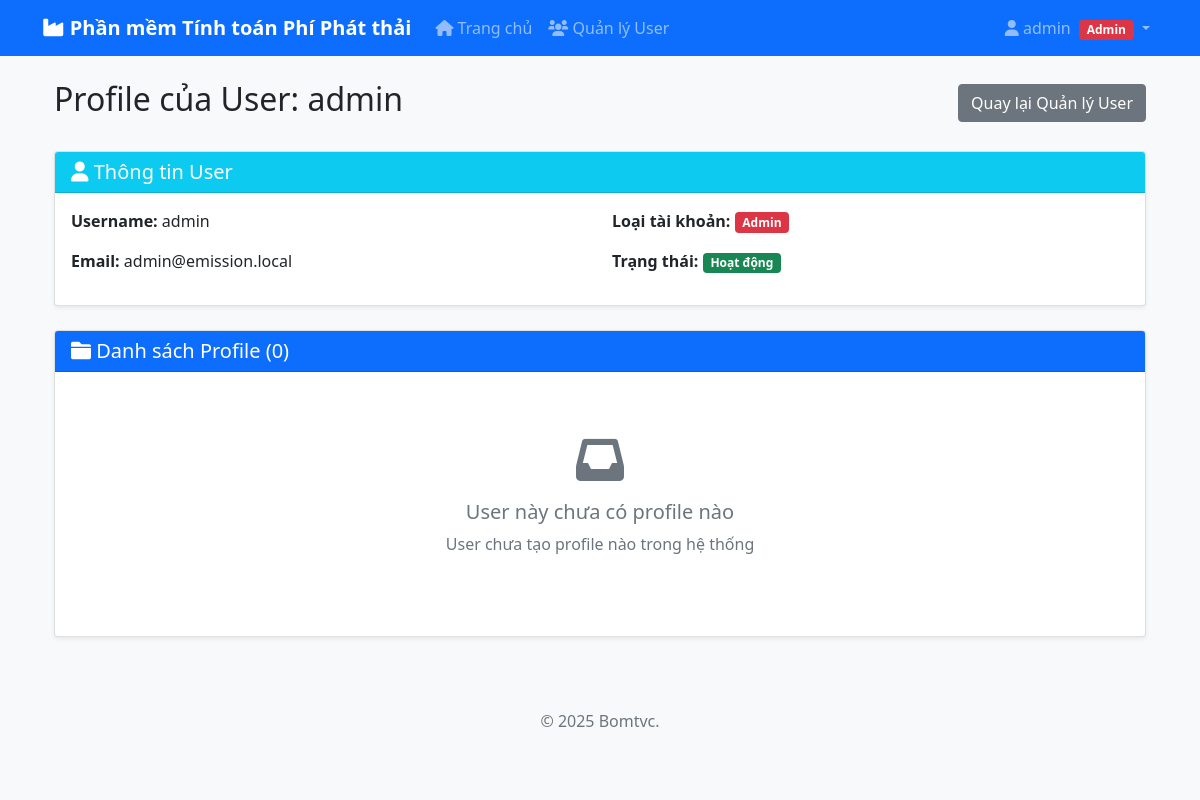
The app's page /view_user_profiles/1 (signed in), older data.
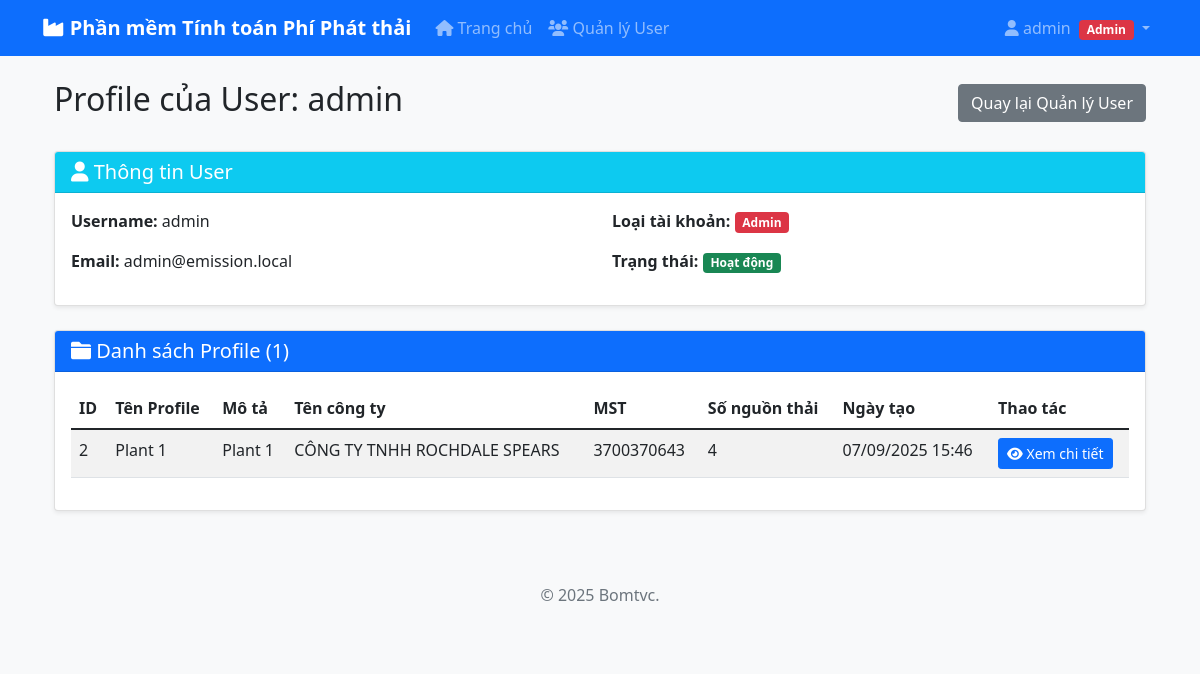
The same page, newer data.
### database.py (models this page shows, shortened)
class User(UserMixin, db.Model):
    __tablename__ = 'users'
    id = db.Column(db.Integer, primary_key=True)
    username = db.Column(db.String(80), unique=True, nullable=False)
    email = db.Column(db.String(120), unique=True, nullable=False)
    password_hash = db.Column(db.String(255), nullable=False)
    is_admin = db.Column(db.Boolean, default=False, nullable=False)
    is_active = db.Column(db.Boolean, default=False, nullable=False)  # Admin phải bật user mới login được
    created_at = db.Column(db.DateTime, default=datetime.utcnow)
    profiles = db.relationship('Profile', backref='user', lazy=True, cascade='all, delete-orphan')

class Profile(db.Model):
    __tablename__ = 'profiles'
    id = db.Column(db.Integer, primary_key=True)
    name = db.Column(db.String(200), nullable=False)
    description = db.Column(db.Text)
    created_date = db.Column(db.DateTime, default=datetime.utcnow)
    ten_cong_ty = db.Column(db.String(200))
    dia_chi = db.Column(db.Text)
    mst = db.Column(db.String(50))
    dien_thoai = db.Column(db.String(20))
    fax = db.Column(db.String(20))
    email = db.Column(db.String(120))
    tai_khoan_ngan_hang = db.Column(db.String(50))
    tai_ngan_hang = db.Column(db.String(200))
    loai_hinh_san_xuat = db.Column(db.String(200))
    user_id = db.Column(db.Integer, db.ForeignKey('users.id'), nullable=False)
    records = db.relationship('EmissionRecord', backref='profile', lazy=True, cascade='all, delete-orphan')

### flask_app.py (the view)
@app.route('/view_user_profiles/<int:user_id>')
@admin_required
def view_user_profiles(user_id):
    user = User.query.get_or_404(user_id)
    profiles = Profile.query.filter_by(user_id=user_id).all()
    return render_template('view_user_profiles.html', user=user, profiles=profiles)

### auth.py (called while the page is built)
def admin_required(f):
    @wraps(f)
    def decorated_function(*args, **kwargs):
        if not current_user.is_authenticated:
            flash('Vui lòng đăng nhập để truy cập trang này!', 'error')
            return redirect(url_for('login'))
        if not current_user.is_admin:
            flash('Bạn không có quyền truy cập trang này!', 'error')
            abort(403)
        return f(*args, **kwargs)
    return decorated_function

### flask_app.py (called while the page is built)
@login_manager.user_loader
def load_user(user_id):
    return User.query.get(int(user_id))

### templates/view_user_profiles.html (shortened to what this page needs)
{% extends "base.html" %}
{% block content %}
<div class="container mt-4">
    <div class="d-flex justify-content-between align-items-center mb-4">
        <h2>Profile của User: {{ user.username }}</h2>
        <a href="{{ url_for('manage_users') }}" class="btn btn-secondary">Quay lại Quản lý User</a>
    </div>
    <div class="card mb-4">
        <div class="card-header bg-info text-white">
            <h5 class="mb-0"><i class="fas fa-user"></i> Thông tin User</h5>
        </div>
        <div class="card-body">
            <div class="row">
                <div class="col-md-6">
                    <p><strong>Username:</strong> {{ user.username }}</p>
                    <p><strong>Email:</strong> {{ user.email }}</p>
                </div>
                <div class="col-md-6">
                    <p><strong>Loại tài khoản:</strong>
                        {% if user.is_admin %}
                            <span class="badge bg-danger">Admin</span>
                        {% else %}
                            <span class="badge bg-primary">User</span>
                        {% endif %}
                    </p>
                    <p><strong>Trạng thái:</strong>
                        {% if user.is_active %}
                            <span class="badge bg-success">Hoạt động</span>
                        {% else %}
                            <span class="badge bg-secondary">Tạm khóa</span>
                        {% endif %}
                    </p>
                </div>
            </div>
        </div>
    </div>
    <div class="card">
        <div class="card-header bg-primary text-white">
            <h5 class="mb-0"><i class="fas fa-folder"></i> Danh sách Profile ({{ profiles|length }})</h5>
        </div>
        <div class="card-body">
            {% if profiles %}
                <div class="table-responsive">
                    <table class="table table-striped">
                        <thead>
                            <tr>
                                <th>ID</th>
                                <th>Tên Profile</th>
                                <th>Mô tả</th>
                                <th>Tên công ty</th>
                                <th>MST</th>
                                <th>Số nguồn thải</th>
                                <th>Ngày tạo</th>
                                <th>Thao tác</th>
                            </tr>
                        </thead>
                        <tbody>
                            {% for profile in profiles %}
                            <tr>
                                <td>{{ profile.id }}</td>
                                <td>{{ profile.name }}</td>
                                <td>{{ profile.description or 'N/A' }}</td>
                                <td>{{ profile.ten_cong_ty or 'N/A' }}</td>
                                <td>{{ profile.mst or 'N/A' }}</td>
                                <td>{{ profile.records|length }}</td>
                                <td>{{ profile.created_date.strftime('%d/%m/%Y %H:%M') if profile.created_date else 'N/A' }}</td>
                                <td>
                                    <a href="{{ url_for('view_user_profile_detail', profile_id=profile.id) }}"
                                       class="btn btn-sm btn-primary">
                                        <i class="fas fa-eye"></i> Xem chi tiết
                                    </a>
                                </td>
                            </tr>
                            {% endfor %}
                        </tbody>
                    </table>
                </div>
            {% else %}
                <div class="text-center py-5">
                    <i class="fas fa-inbox fa-3x text-muted mb-3"></i>
                    <h5 class="text-muted">User này chưa có profile nào</h5>
                    <p class="text-muted">User chưa tạo profile nào trong hệ thống</p>
                </div>
            {% endif %}
        </div>
    </div>
</div>
{% endblock %}

### templates/base.html (shortened to what this page needs)
<!DOCTYPE html>
<html lang="vi">
<head>
    <link href="https://cdn.jsdelivr.net/npm/bootstrap@5.1.3/dist/css/bootstrap.min.css" rel="stylesheet">
    <link href="https://cdnjs.cloudflare.com/ajax/libs/font-awesome/6.0.0/css/all.min.css" rel="stylesheet">
</head>
<body>
    <nav class="navbar navbar-expand-lg navbar-dark bg-primary">
        <div class="container">
            <a class="navbar-brand" href="{{ url_for('index') }}">
                <i class="fas fa-industry"></i> Phần mềm Tính toán Phí Phát thải
            </a>
            <div class="collapse navbar-collapse" id="navbarNav">
                <ul class="navbar-nav me-auto">
                    {% if current_user.is_authenticated %}
                    <li class="nav-item">
                        <a class="nav-link" href="{{ url_for('index') }}">
                            <i class="fas fa-home"></i> Trang chủ
                        </a>
                    </li>
                    {% if current_user.is_admin %}
                    <li class="nav-item">
                        <a class="nav-link" href="{{ url_for('manage_users') }}">
                            <i class="fas fa-users"></i> Quản lý User
                        </a>
                    </li>
                    {% endif %}
                    {% endif %}
                </ul>
                <ul class="navbar-nav ms-auto">
                    {% if current_user.is_authenticated %}
                    <li class="nav-item dropdown">
                        <a class="nav-link dropdown-toggle" href="#" id="navbarDropdown" role="button" data-bs-toggle="dropdown">
                            <i class="fas fa-user"></i> {{ current_user.username }}
                            {% if current_user.is_admin %}
                                <span class="badge bg-danger ms-1">Admin</span>
                            {% endif %}
                        </a>
                    </li>
                    {% endif %}
                </ul>
            </div>
        </div>
    </nav>
    <div class="container mt-4">
        {% block content %}{% endblock %}
    </div>
    <footer class="bg-light text-center text-muted py-4 mt-5">
        <div class="container">
            <p>&copy; 2025 Bomtvc.</p>
        </div>
    </footer>
</body>
</html>

### templates/base.html (style rules this page uses)
body { background-color: #f8f9fa; }
.navbar-brand { font-weight: bold; }
.card { box-shadow: 0 0.125rem 0.25rem rgba(0, 0, 0, 0.075); border: 1px solid rgba(0, 0, 0, 0.125); }
.btn-primary { background-color: #0d6efd; border-color: #0d6efd; }
.table-responsive { border-radius: 0.375rem; }

Row changes from the older to the newer data that the page shows:
added Profile: id "2", name "Plant 1", description "Plant 1", ten_cong_ty "CÔNG TY TNHH ROCHDALE SPEARS", mst "3700370643", records|length "4", created_date "07/09/2025 15:46"
Text that changed along with them:
{{ profiles|length }}: "0" → "1"
text no longer shown: "User này chưa có profile nào User chưa tạo profile nào trong hệ thống"
text now shown: "ID Tên Profile Mô tả Tên công ty MST Số nguồn thải Ngày tạo Thao tác"
